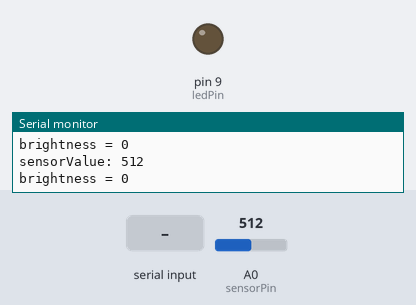
Simulated run of this sketch. Board: Arduino Uno, built with avr-gcc and run on an emulated ATmega328P. Parts: output pins drawn as LEDs (lit = HIGH), the last lines printed to the serial monitor. The test bench sets the inputs (shaded band); at power-on: A0 (sensorPin) = 512. EEPROM starts erased.

Above: at 1.2 s.
1.3 s: "l" received over Serial
At 3.2 s:
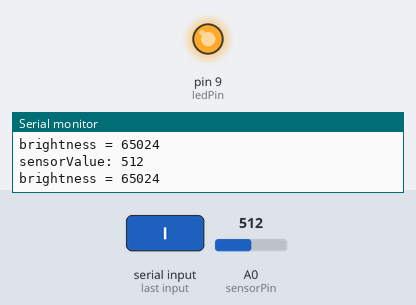
3.5 s: "h" received over Serial
At 5.0 s:
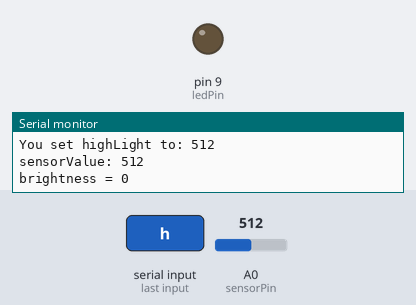
Timing chart, 0 to 6.5 s (numbered marks = the images above; inputs shaded):
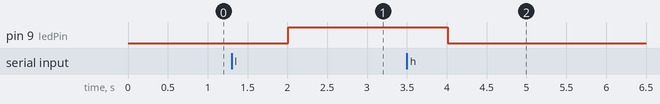

The sketch:

A101_ch10_light_sensor_LED_control.ino
```cpp
// A101_ch10_light_sensor_LED_control 7/2/14 Joe Pardue

#include <EEPROM.h>

// Set the EEPROM memory locations for the calibration values
#define LOW_ADDRESS 0
#define HIGH_ADDRESS 1

int sensorPin = A0;  // analog input pin
unsigned int sensorValue = 0;  // store the analog input value
int ledPin = 9; // the LED anode is attached to pin 9
unsigned int lowLight = 0; // ADC reading for least light
unsigned int highLight = 0; // ADC reading for most light

void setup() {
  Serial.begin(57600);
  Serial.println("Light sensor LED control rev 1.0");

  // set the ledPin mode to OUTPUT
  pinMode(ledPin, OUTPUT);

  // get lowlight from EEPROM
  lowLight = EEPROM.read(LOW_ADDRESS);
  // get highlight from EEPROM
  highLight = EEPROM.read(HIGH_ADDRESS);

  Serial.print("In setup, lowLight = ");
  Serial.println(lowLight);
  Serial.print("In setup, highLight = ");
  Serial.println(highLight);


}

void loop() {
  unsigned int brightness;

  // check for calibration values
  if(Serial.available())
  {
    char c = Serial.read();

    if(c == 'l') // get the lowLight calibration value
    {
      // read the value from the sensor:
      lowLight = analogRead(sensorPin);
      EEPROM.write(LOW_ADDRESS, lowLight);
      Serial.print("You set lowLight to: ");
      Serial.println(lowLight);
    }
    if(c == 'h') // get the highLight calibration value
    {
      // read the value from the sensor:
      highLight = analogRead(sensorPin);
      EEPROM.write(HIGH_ADDRESS, highLight);

      Serial.print("You set highLight to: ");
      Serial.println(highLight);
    }
  }

  // read the value from the sensor:
  sensorValue = analogRead(sensorPin);

  Serial.print("sensorValue: ");
  Serial.println(sensorValue);

  // map the LED brighness from the ADC readings to PWM values
  //brightness = (unsigned int)map(sensorValue, lowLight, highLight, 0, 255);
  //brightness = map(sensorValue, 0, 1023, 0, 255);

  float temp = (highLight - lowLight)/255;
  brightness = (unsigned int)((float)sensorValue * temp);


  Serial.print("brightness = ");
  Serial.println(brightness);
/*  Serial.print("sensorValue = ");
  Serial.println(sensorValue);
  Serial.print("lowLight = ");
  Serial.println(lowLight);
  Serial.print("highLight = ");
  Serial.println(highLight);
*/
  // the map function is not perfect, so...
  if(brightness > 255)brightness = 255;
  if(brightness < 0) brightness = 0;

  analogWrite(ledPin, brightness); // set PWM for LED brightness

/*  Serial.print("brightness = ");
  Serial.println(brightness);
*/
  delay(1000);
}
```

Measured:
- after the input at 1.3 s, pin 9 (ledPin): LOW → HIGH after 0.71 s
- after the input at 3.5 s, pin 9 (ledPin): HIGH → LOW after 0.51 s
